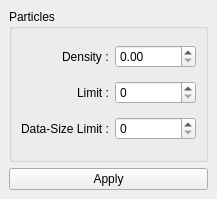
<?xml version="1.0" encoding="UTF-8"?>
<ui version="4.0">
 <class>RenderOptions</class>
 <widget class="QDockWidget" name="RenderOptions">
  <property name="geometry">
   <rect>
    <x>0</x>
    <y>0</y>
    <width>217</width>
    <height>199</height>
   </rect>
  </property>
  <property name="windowTitle">
   <string>Render Option</string>
  </property>
  <widget class="QWidget" name="dockWidgetContents">
   <layout class="QGridLayout" name="gridLayout">
    <item row="0" column="0">
     <widget class="QGroupBox" name="particleGBox">
      <property name="title">
       <string>Particles</string>
      </property>
      <layout class="QGridLayout" name="gridLayout_2">
       <item row="0" column="0" alignment="Qt::AlignRight">
        <widget class="QLabel" name="densityLbl">
         <property name="text">
          <string>Density :</string>
         </property>
        </widget>
       </item>
       <item row="2" column="0" alignment="Qt::AlignRight">
        <widget class="QLabel" name="dataSizeLimitLbl">
         <property name="text">
          <string>Data-Size Limit :</string>
         </property>
        </widget>
       </item>
       <item row="1" column="0" alignment="Qt::AlignRight">
        <widget class="QLabel" name="limitLbl">
         <property name="text">
          <string>Limit :</string>
         </property>
        </widget>
       </item>
       <item row="1" column="1">
        <widget class="QSpinBox" name="limitSBox"/>
       </item>
       <item row="2" column="1">
        <widget class="QSpinBox" name="dataSizeLimitSBox"/>
       </item>
       <item row="0" column="1">
        <widget class="QDoubleSpinBox" name="densityDSBox"/>
       </item>
      </layout>
     </widget>
    </item>
    <item row="1" column="0">
     <widget class="QPushButton" name="applyPBtn">
      <property name="text">
       <string>Apply</string>
      </property>
     </widget>
    </item>
   </layout>
  </widget>
 </widget>
 <resources/>
 <connections/>
</ui>
